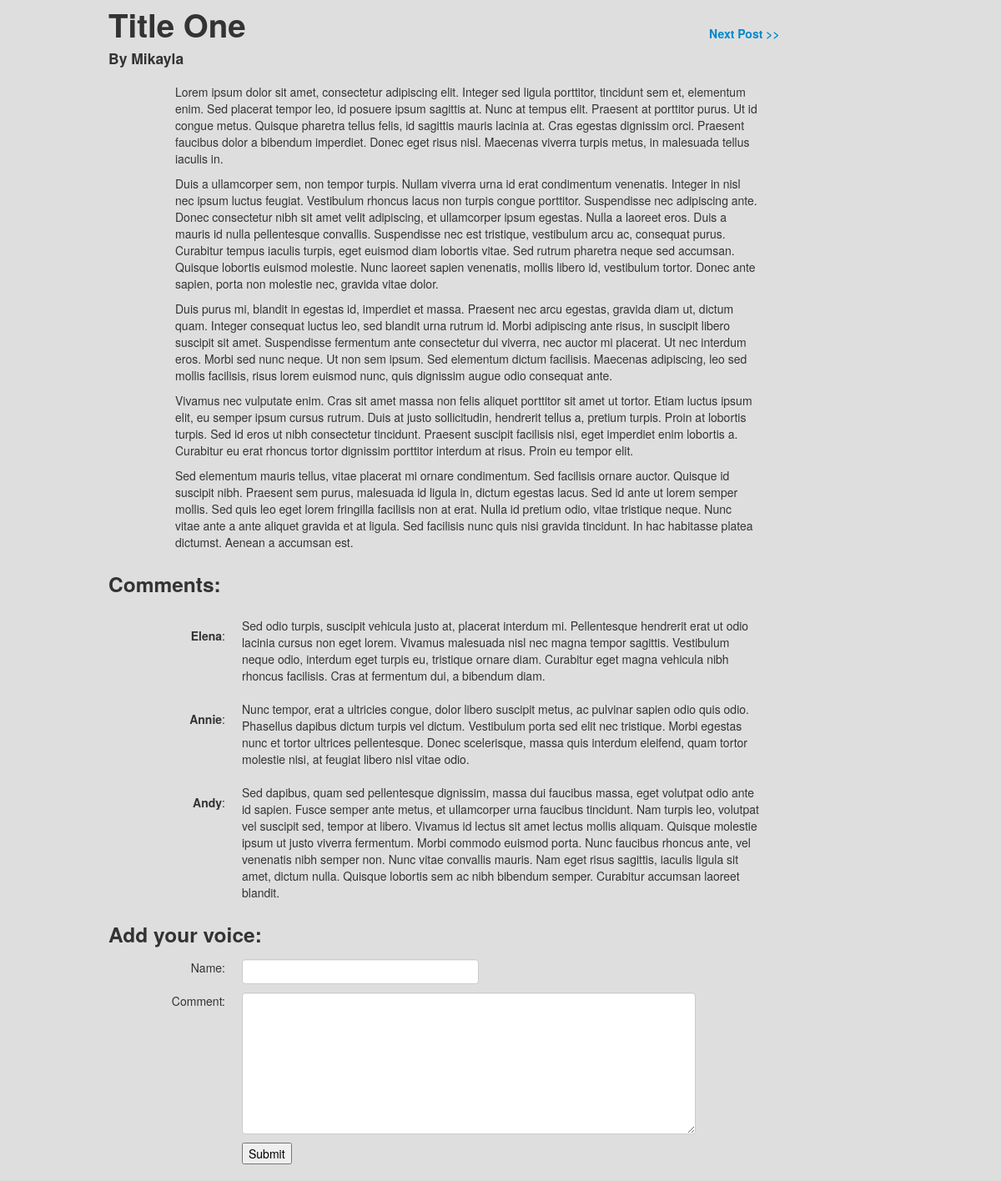
The page /blog/1/ on the database as committed earlier.
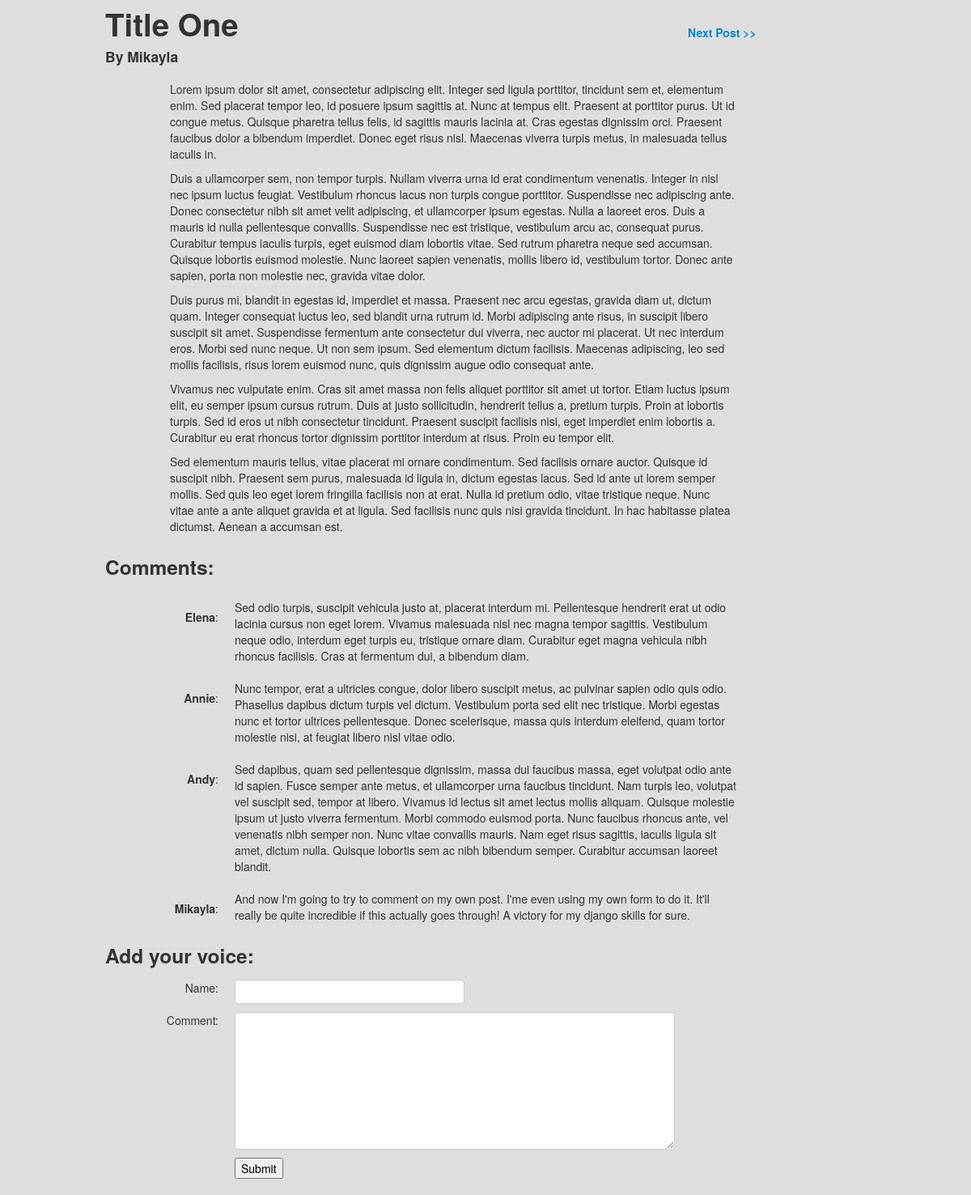
The same page on the database as committed later.
### blog/models.py (models this page shows, shortened)
class Comment(models.Model):
	post = models.ForeignKey(Post)
	commentor = models.CharField(max_length=50)
	com_text = models.TextField()
	com_date = models.DateTimeField('date commented')
	class Meta:
		ordering = ('com_date',)

### blog/views.py (the view)
# urls.py: url(r'^(?P<post_id>\d+)/$', views.detail, name='detail'),
def detail(request, post_id):
	post = get_object_or_404(Post, pk=post_id)
	if (request.POST):
		post.comment_set.create(commentor=request.POST['name'], com_text=request.POST['comtext'], com_date=timezone.now())
	comment_list = post.comment_set.order_by('com_date')
	return render(request, 'blog/detail.html', {'post': post, 'comment_list': comment_list})

### blog/models.py (called while the page is built)
	def next_id(self):
		return self.id + 1

	def prev_id(self):
		return self.id - 1

### blog/templates/blog/detail.html (shortened to what this page needs)
{% load staticfiles %}
<!DOCTYPE html>
<html>
  <head>
    <link href="{% static 'blog/bootstrap.css' %}" type = "text/css" rel="stylesheet" media="screen">
  </head>
  <body>
<div class="container">
	<div class="row">
		<div class="span9">
<h1>{{ post.title }}</h1>
<h4>By {{ post.author }}</h4></div>
<div class="span3"
<br><br><h5>
	<a href="{% url 'blog:detail' post.next_id %}">Next Post &gt&gt</a></h5>
</div>
</div>
<div class="row">
<div class="span9 offset1">
<p> {{ post.text|linebreaks }}</p>
</div>
</div>
{% if comment_list %}
<h3>Comments:</h3>
	{% for c in comment_list %}
	<div class="row">
	<div class="span2 r-align"><strong><small><br></small>{{ c.commentor }}</strong>: </div>
	<div class="span8"><p>{{ c.com_text|linebreaks }}</p></div>
	</div>
	{% endfor %}
{% endif %}
<h3>Add your voice:</h3>
<form action="{% url 'blog:detail' post.id %}" method="post">
	<div class="row">
		<div class="span2 r-align">
	Name:</div> <div class="span7"> <input type="text" class="input-xlarge" name="name" /> </div></div>
	<div class="row"><div class="span2 r-align">
	Comment:</div> <div class="span7"> <textarea class="input-xxlarge" name="comtext" rows="8" columns="100"></textarea> </div>
</div>
	<div class="row"><div class="span3 offset2">
	<input type="submit"></div></div>
</form>
</div>
</body>
</html>

Rows that differ between the two databases and show on the page:
added Comment: commentor "Mikayla", com_text "And now I'm going to try to comment on my own post. I'me even using my own form to do it. It'll really be quite incredible if this actually goes through! A victory for my django skills for sure."
